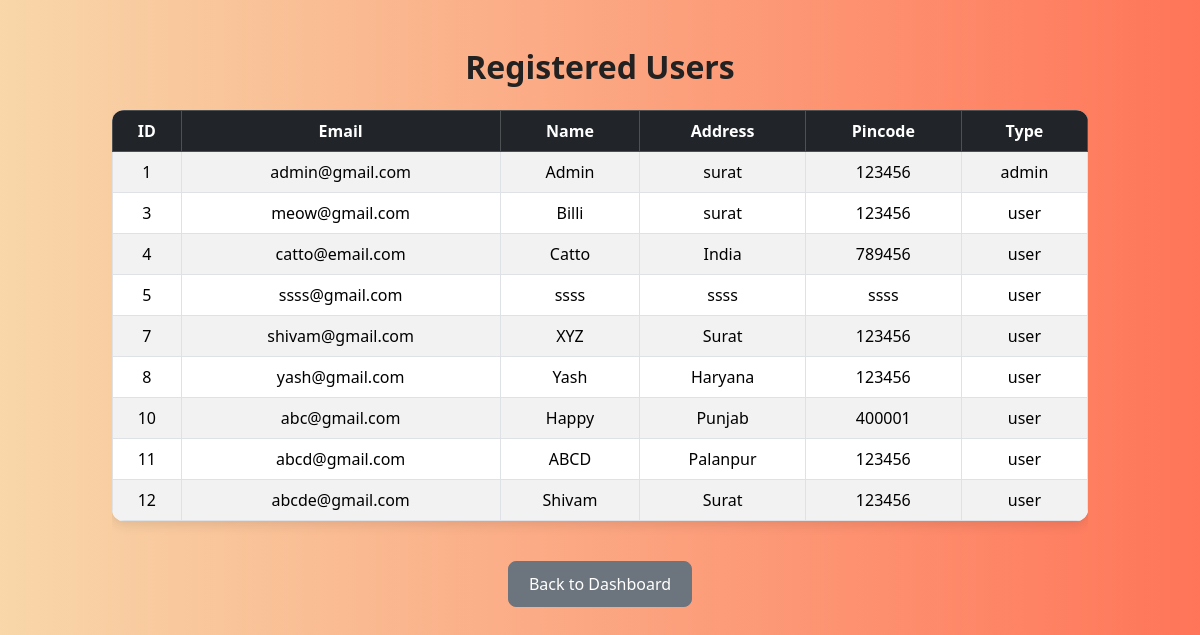
Screenshot of /users with the database file from the repository.
### application/models.py (models this page shows)
class User(db.Model):
    id = db.Column(db.Integer, primary_key=True)
    email = db.Column(db.String(255), unique=True, nullable=False)
    password = db.Column(db.String(), nullable=False)
    name = db.Column(db.String(100), nullable=False)
    address = db.Column(db.Text, nullable=False)
    pincode = db.Column(db.String(6), nullable=False)  # Changed Numeric to String for better compatibility
    type = db.Column(db.String(20), default="user")

### application/controller.py (the view)
@app.route("/users")
def users():
    all_users = User.query.all()
    return render_template("users.html", users=all_users)

### templates/users.html (shortened to what this page needs)
<!DOCTYPE html>
<html lang="en">
<head>
  <link href="https://cdn.jsdelivr.net/npm/bootstrap@5.3.6/dist/css/bootstrap.min.css" rel="stylesheet">
</head>
<body>
  <div class="container mt-5">
    <h2 class="text-center mb-4">Registered Users</h2>
    {% if users %}
      <div class="table-responsive">
        <table class="table table-striped table-bordered">
          <thead class="table-dark">
            <tr>
              <th>ID</th>
              <th>Email</th>
              <th>Name</th>
              <th>Address</th>
              <th>Pincode</th>
              <th>Type</th>
            </tr>
          </thead>
          <tbody>
            {% for user in users %}
              <tr>
                <td>{{ user.id }}</td>
                <td>{{ user.email }}</td>
                <td>{{ user.name }}</td>
                <td>{{ user.address }}</td>
                <td>{{ user.pincode }}</td>
                <td>{{ user.type }}</td>
              </tr>
            {% endfor %}
          </tbody>
        </table>
      </div>
    {% else %}
      <p class="text-muted text-center">No registered users found.</p>
    {% endif %}
    <div class="text-center mt-4">
      <a href="/admin_dashboard" class="btn btn-secondary">Back to Dashboard</a>
    </div>
  </div>
</body>
</html>

### templates/users.html (style rules this page uses)
body { background: linear-gradient(to right, #f8d7a9, #ff7559); font-family: 'Segoe UI', sans-serif; color: #333; padding-bottom: 50px; }
h2 { font-weight: 600; color: #222; }
.table th, .table td { vertical-align: middle; text-align: center; }
.table { background: white; border-radius: 12px; overflow: hidden; box-shadow: 0 4px 12px rgba(0,0,0,0.1); }
.btn-secondary { padding: 10px 20px; font-weight: 500; border-radius: 8px; }
.container { max-width: 1000px; }

### rows the page displays
User: id "1", email "admin@gmail.com", name "Admin", address "surat", pincode "123456", type "admin"
User: id "3", email "meow@gmail.com", name "Billi", address "surat", pincode "123456", type "user"
User: id "4", email "catto@email.com", name "Catto", address "India", pincode "789456", type "user"
User: id "5", email "ssss@gmail.com", name "ssss", address "ssss", pincode "ssss", type "user"
User: id "7", email "shivam@gmail.com", name "XYZ", address "Surat", pincode "123456", type "user"
User: id "8", email "yash@gmail.com", name "Yash", address "Haryana", pincode "123456", type "user"
User: id "10", email "abc@gmail.com", name "Happy", address "Punjab", pincode "400001", type "user"
User: id "11", email "abcd@gmail.com", name "ABCD", address "Palanpur", pincode "123456", type "user"
User: id "12", email "abcde@gmail.com", name "Shivam", address "Surat", pincode "123456", type "user"
